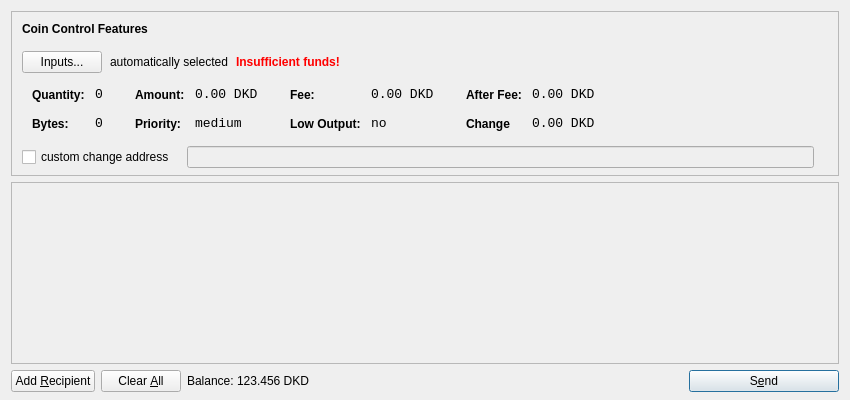
<?xml version="1.0" encoding="UTF-8"?>
<ui version="4.0">
 <class>SendCoinsDialog</class>
 <widget class="QDialog" name="SendCoinsDialog">
  <property name="geometry">
   <rect>
    <x>0</x>
    <y>0</y>
    <width>850</width>
    <height>400</height>
   </rect>
  </property>
  <property name="windowTitle">
   <string>Send Coins</string>
  </property>
  <layout class="QVBoxLayout" name="verticalLayout" stretch="0,1,0">
   <property name="bottomMargin">
    <number>8</number>
   </property>
   <item>
    <widget class="QFrame" name="frameCoinControl">
     <property name="sizePolicy">
      <sizepolicy hsizetype="Expanding" vsizetype="Expanding">
       <horstretch>0</horstretch>
       <verstretch>0</verstretch>
      </sizepolicy>
     </property>
     <property name="maximumSize">
      <size>
       <width>16777215</width>
       <height>16777215</height>
      </size>
     </property>
     <property name="frameShape">
      <enum>QFrame::StyledPanel</enum>
     </property>
     <property name="frameShadow">
      <enum>QFrame::Sunken</enum>
     </property>
     <layout class="QVBoxLayout" name="verticalLayoutCoinControl2">
      <property name="spacing">
       <number>-1</number>
      </property>
      <property name="leftMargin">
       <number>0</number>
      </property>
      <property name="topMargin">
       <number>0</number>
      </property>
      <property name="rightMargin">
       <number>0</number>
      </property>
      <property name="bottomMargin">
       <number>6</number>
      </property>
      <item>
       <layout class="QVBoxLayout" name="verticalLayoutCoinControl" stretch="0,0,0,0,1">
        <property name="spacing">
         <number>0</number>
        </property>
        <property name="leftMargin">
         <number>10</number>
        </property>
        <property name="topMargin">
         <number>10</number>
        </property>
        <item>
         <layout class="QHBoxLayout" name="horizontalLayoutCoinControl1">
          <property name="bottomMargin">
           <number>15</number>
          </property>
          <item>
           <widget class="QLabel" name="labelCoinControlFeatures">
            <property name="sizePolicy">
             <sizepolicy hsizetype="Preferred" vsizetype="Maximum">
              <horstretch>0</horstretch>
              <verstretch>0</verstretch>
             </sizepolicy>
            </property>
            <property name="font">
             <font>
              <weight>75</weight>
              <bold>true</bold>
             </font>
            </property>
            <property name="styleSheet">
             <string notr="true">font-weight:bold;</string>
            </property>
            <property name="text">
             <string>Coin Control Features</string>
            </property>
           </widget>
          </item>
         </layout>
        </item>
        <item>
         <layout class="QHBoxLayout" name="horizontalLayoutCoinControl2" stretch="0,0,0,0">
          <property name="spacing">
           <number>8</number>
          </property>
          <property name="bottomMargin">
           <number>10</number>
          </property>
          <item>
           <widget class="QPushButton" name="pushButtonCoinControl">
            <property name="styleSheet">
             <string notr="true"/>
            </property>
            <property name="text">
             <string>Inputs...</string>
            </property>
           </widget>
          </item>
          <item>
           <widget class="QLabel" name="labelCoinControlAutomaticallySelected">
            <property name="text">
             <string>automatically selected</string>
            </property>
            <property name="margin">
             <number>5</number>
            </property>
           </widget>
          </item>
          <item>
           <widget class="QLabel" name="labelCoinControlInsuffFunds">
            <property name="font">
             <font>
              <weight>75</weight>
              <bold>true</bold>
             </font>
            </property>
            <property name="styleSheet">
             <string notr="true">color:red;font-weight:bold;</string>
            </property>
            <property name="text">
             <string>Insufficient funds!</string>
            </property>
            <property name="margin">
             <number>5</number>
            </property>
           </widget>
          </item>
          <item>
           <spacer name="horizontalSpacerCoinControl">
            <property name="orientation">
             <enum>Qt::Horizontal</enum>
            </property>
            <property name="sizeHint" stdset="0">
             <size>
              <width>40</width>
              <height>1</height>
             </size>
            </property>
           </spacer>
          </item>
         </layout>
        </item>
        <item>
         <widget class="QWidget" name="widgetCoinControl" native="true">
          <property name="sizePolicy">
           <sizepolicy hsizetype="Preferred" vsizetype="Preferred">
            <horstretch>0</horstretch>
            <verstretch>0</verstretch>
           </sizepolicy>
          </property>
          <property name="minimumSize">
           <size>
            <width>0</width>
            <height>0</height>
           </size>
          </property>
          <property name="styleSheet">
           <string notr="true"/>
          </property>
          <layout class="QHBoxLayout" name="horizontalLayoutCoinControl5">
           <property name="margin">
            <number>0</number>
           </property>
           <item>
            <layout class="QHBoxLayout" name="horizontalLayoutCoinControl3" stretch="0,0,0,1">
             <property name="spacing">
              <number>20</number>
             </property>
             <property name="topMargin">
              <number>0</number>
             </property>
             <property name="bottomMargin">
              <number>10</number>
             </property>
             <item>
              <layout class="QFormLayout" name="formLayoutCoinControl1">
               <property name="horizontalSpacing">
                <number>10</number>
               </property>
               <property name="verticalSpacing">
                <number>14</number>
               </property>
               <property name="leftMargin">
                <number>10</number>
               </property>
               <property name="topMargin">
                <number>4</number>
               </property>
               <property name="rightMargin">
                <number>6</number>
               </property>
               <item row="0" column="0">
                <widget class="QLabel" name="labelCoinControlQuantityText">
                 <property name="styleSheet">
                  <string notr="true">font-weight:bold;</string>
                 </property>
                 <property name="text">
                  <string>Quantity:</string>
                 </property>
                 <property name="margin">
                  <number>0</number>
                 </property>
                </widget>
               </item>
               <item row="0" column="1">
                <widget class="QLabel" name="labelCoinControlQuantity">
                 <property name="font">
                  <font>
                   <family>Monospace</family>
                   <pointsize>10</pointsize>
                  </font>
                 </property>
                 <property name="cursor">
                  <cursorShape>IBeamCursor</cursorShape>
                 </property>
                 <property name="contextMenuPolicy">
                  <enum>Qt::ActionsContextMenu</enum>
                 </property>
                 <property name="text">
                  <string>0</string>
                 </property>
                 <property name="margin">
                  <number>0</number>
                 </property>
                 <property name="textInteractionFlags">
                  <set>Qt::LinksAccessibleByMouse|Qt::TextSelectableByKeyboard|Qt::TextSelectableByMouse</set>
                 </property>
                </widget>
               </item>
               <item row="1" column="0">
                <widget class="QLabel" name="labelCoinControlBytesText">
                 <property name="styleSheet">
                  <string notr="true">font-weight:bold;</string>
                 </property>
                 <property name="text">
                  <string>Bytes:</string>
                 </property>
                </widget>
               </item>
               <item row="1" column="1">
                <widget class="QLabel" name="labelCoinControlBytes">
                 <property name="font">
                  <font>
                   <family>Monospace</family>
                   <pointsize>10</pointsize>
                  </font>
                 </property>
                 <property name="cursor">
                  <cursorShape>IBeamCursor</cursorShape>
                 </property>
                 <property name="contextMenuPolicy">
                  <enum>Qt::ActionsContextMenu</enum>
                 </property>
                 <property name="text">
                  <string>0</string>
                 </property>
                 <property name="textInteractionFlags">
                  <set>Qt::LinksAccessibleByMouse|Qt::TextSelectableByKeyboard|Qt::TextSelectableByMouse</set>
                 </property>
                </widget>
               </item>
              </layout>
             </item>
             <item>
              <layout class="QFormLayout" name="formLayoutCoinControl2">
               <property name="horizontalSpacing">
                <number>10</number>
               </property>
               <property name="verticalSpacing">
                <number>14</number>
               </property>
               <property name="leftMargin">
                <number>6</number>
               </property>
               <property name="topMargin">
                <number>4</number>
               </property>
               <property name="rightMargin">
                <number>6</number>
               </property>
               <item row="0" column="0">
                <widget class="QLabel" name="labelCoinControlAmountText">
                 <property name="styleSheet">
                  <string notr="true">font-weight:bold;</string>
                 </property>
                 <property name="text">
                  <string>Amount:</string>
                 </property>
                 <property name="margin">
                  <number>0</number>
                 </property>
                </widget>
               </item>
               <item row="0" column="1">
                <widget class="QLabel" name="labelCoinControlAmount">
                 <property name="font">
                  <font>
                   <family>Monospace</family>
                   <pointsize>10</pointsize>
                  </font>
                 </property>
                 <property name="cursor">
                  <cursorShape>IBeamCursor</cursorShape>
                 </property>
                 <property name="contextMenuPolicy">
                  <enum>Qt::ActionsContextMenu</enum>
                 </property>
                 <property name="text">
                  <string>0.00 DKD</string>
                 </property>
                 <property name="textInteractionFlags">
                  <set>Qt::LinksAccessibleByMouse|Qt::TextSelectableByKeyboard|Qt::TextSelectableByMouse</set>
                 </property>
                </widget>
               </item>
               <item row="1" column="0">
                <widget class="QLabel" name="labelCoinControlPriorityText">
                 <property name="styleSheet">
                  <string notr="true">font-weight:bold;</string>
                 </property>
                 <property name="text">
                  <string>Priority:</string>
                 </property>
                </widget>
               </item>
               <item row="1" column="1">
                <widget class="QLabel" name="labelCoinControlPriority">
                 <property name="font">
                  <font>
                   <family>Monospace</family>
                   <pointsize>10</pointsize>
                  </font>
                 </property>
                 <property name="cursor">
                  <cursorShape>IBeamCursor</cursorShape>
                 </property>
                 <property name="contextMenuPolicy">
                  <enum>Qt::ActionsContextMenu</enum>
                 </property>
                 <property name="text">
                  <string>medium</string>
                 </property>
                 <property name="textInteractionFlags">
                  <set>Qt::LinksAccessibleByMouse|Qt::TextSelectableByKeyboard|Qt::TextSelectableByMouse</set>
                 </property>
                </widget>
               </item>
              </layout>
             </item>
             <item>
              <layout class="QFormLayout" name="formLayoutCoinControl3">
               <property name="horizontalSpacing">
                <number>10</number>
               </property>
               <property name="verticalSpacing">
                <number>14</number>
               </property>
               <property name="leftMargin">
                <number>6</number>
               </property>
               <property name="topMargin">
                <number>4</number>
               </property>
               <property name="rightMargin">
                <number>6</number>
               </property>
               <item row="0" column="0">
                <widget class="QLabel" name="labelCoinControlFeeText">
                 <property name="styleSheet">
                  <string notr="true">font-weight:bold;</string>
                 </property>
                 <property name="text">
                  <string>Fee:</string>
                 </property>
                 <property name="margin">
                  <number>0</number>
                 </property>
                </widget>
               </item>
               <item row="0" column="1">
                <widget class="QLabel" name="labelCoinControlFee">
                 <property name="font">
                  <font>
                   <family>Monospace</family>
                   <pointsize>10</pointsize>
                  </font>
                 </property>
                 <property name="cursor">
                  <cursorShape>IBeamCursor</cursorShape>
                 </property>
                 <property name="contextMenuPolicy">
                  <enum>Qt::ActionsContextMenu</enum>
                 </property>
                 <property name="text">
                  <string>0.00 DKD</string>
                 </property>
                 <property name="textInteractionFlags">
                  <set>Qt::LinksAccessibleByMouse|Qt::TextSelectableByKeyboard|Qt::TextSelectableByMouse</set>
                 </property>
                </widget>
               </item>
               <item row="1" column="0">
                <widget class="QLabel" name="labelCoinControlLowOutputText">
                 <property name="styleSheet">
                  <string notr="true">font-weight:bold;</string>
                 </property>
                 <property name="text">
                  <string>Low Output:</string>
                 </property>
                </widget>
               </item>
               <item row="1" column="1">
                <widget class="QLabel" name="labelCoinControlLowOutput">
                 <property name="font">
                  <font>
                   <family>Monospace</family>
                   <pointsize>10</pointsize>
                  </font>
                 </property>
                 <property name="cursor">
                  <cursorShape>IBeamCursor</cursorShape>
                 </property>
                 <property name="contextMenuPolicy">
                  <enum>Qt::ActionsContextMenu</enum>
                 </property>
                 <property name="text">
                  <string>no</string>
                 </property>
                 <property name="textInteractionFlags">
                  <set>Qt::LinksAccessibleByMouse|Qt::TextSelectableByKeyboard|Qt::TextSelectableByMouse</set>
                 </property>
                </widget>
               </item>
              </layout>
             </item>
             <item>
              <layout class="QFormLayout" name="formLayoutCoinControl4">
               <property name="horizontalSpacing">
                <number>10</number>
               </property>
               <property name="verticalSpacing">
                <number>14</number>
               </property>
               <property name="leftMargin">
                <number>6</number>
               </property>
               <property name="topMargin">
                <number>4</number>
               </property>
               <property name="rightMargin">
                <number>6</number>
               </property>
               <item row="0" column="0">
                <widget class="QLabel" name="labelCoinControlAfterFeeText">
                 <property name="styleSheet">
                  <string notr="true">font-weight:bold;</string>
                 </property>
                 <property name="text">
                  <string>After Fee:</string>
                 </property>
                 <property name="margin">
                  <number>0</number>
                 </property>
                </widget>
               </item>
               <item row="0" column="1">
                <widget class="QLabel" name="labelCoinControlAfterFee">
                 <property name="font">
                  <font>
                   <family>Monospace</family>
                   <pointsize>10</pointsize>
                  </font>
                 </property>
                 <property name="cursor">
                  <cursorShape>IBeamCursor</cursorShape>
                 </property>
                 <property name="contextMenuPolicy">
                  <enum>Qt::ActionsContextMenu</enum>
                 </property>
                 <property name="text">
                  <string>0.00 DKD</string>
                 </property>
                 <property name="textInteractionFlags">
                  <set>Qt::LinksAccessibleByMouse|Qt::TextSelectableByKeyboard|Qt::TextSelectableByMouse</set>
                 </property>
                </widget>
               </item>
               <item row="1" column="0">
                <widget class="QLabel" name="labelCoinControlChangeText">
                 <property name="styleSheet">
                  <string notr="true">font-weight:bold;</string>
                 </property>
                 <property name="text">
                  <string>Change</string>
                 </property>
                </widget>
               </item>
               <item row="1" column="1">
                <widget class="QLabel" name="labelCoinControlChange">
                 <property name="font">
                  <font>
                   <family>Monospace</family>
                   <pointsize>10</pointsize>
                  </font>
                 </property>
                 <property name="cursor">
                  <cursorShape>IBeamCursor</cursorShape>
                 </property>
                 <property name="contextMenuPolicy">
                  <enum>Qt::ActionsContextMenu</enum>
                 </property>
                 <property name="text">
                  <string>0.00 DKD</string>
                 </property>
                 <property name="textInteractionFlags">
                  <set>Qt::LinksAccessibleByMouse|Qt::TextSelectableByKeyboard|Qt::TextSelectableByMouse</set>
                 </property>
                </widget>
               </item>
              </layout>
             </item>
            </layout>
           </item>
          </layout>
         </widget>
        </item>
        <item>
         <layout class="QHBoxLayout" name="horizontalLayoutCoinControl4" stretch="0,0,0">
          <property name="spacing">
           <number>12</number>
          </property>
          <property name="sizeConstraint">
           <enum>QLayout::SetDefaultConstraint</enum>
          </property>
          <property name="topMargin">
           <number>5</number>
          </property>
          <property name="rightMargin">
           <number>5</number>
          </property>
          <item>
           <widget class="QCheckBox" name="checkBoxCoinControlChange">
            <property name="text">
             <string>custom change address</string>
            </property>
           </widget>
          </item>
          <item>
           <widget class="QLineEdit" name="lineEditCoinControlChange">
            <property name="enabled">
             <bool>false</bool>
            </property>
            <property name="sizePolicy">
             <sizepolicy hsizetype="Expanding" vsizetype="Fixed">
              <horstretch>0</horstretch>
              <verstretch>0</verstretch>
             </sizepolicy>
            </property>
           </widget>
          </item>
          <item>
           <widget class="QLabel" name="labelCoinControlChangeLabel">
            <property name="sizePolicy">
             <sizepolicy hsizetype="Preferred" vsizetype="Expanding">
              <horstretch>0</horstretch>
              <verstretch>0</verstretch>
             </sizepolicy>
            </property>
            <property name="minimumSize">
             <size>
              <width>0</width>
              <height>0</height>
             </size>
            </property>
            <property name="text">
             <string/>
            </property>
            <property name="margin">
             <number>3</number>
            </property>
           </widget>
          </item>
         </layout>
        </item>
        <item>
         <spacer name="verticalSpacerCoinControl">
          <property name="orientation">
           <enum>Qt::Vertical</enum>
          </property>
          <property name="sizeHint" stdset="0">
           <size>
            <width>800</width>
            <height>1</height>
           </size>
          </property>
         </spacer>
        </item>
       </layout>
      </item>
     </layout>
    </widget>
   </item>
   <item>
    <widget class="QScrollArea" name="scrollArea">
     <property name="widgetResizable">
      <bool>true</bool>
     </property>
     <widget class="QWidget" name="scrollAreaWidgetContents">
      <property name="geometry">
       <rect>
        <x>0</x>
        <y>0</y>
        <width>830</width>
        <height>165</height>
       </rect>
      </property>
      <layout class="QVBoxLayout" name="verticalLayout_2">
       <property name="margin">
        <number>0</number>
       </property>
       <item>
        <layout class="QVBoxLayout" name="entries">
         <property name="spacing">
          <number>6</number>
         </property>
        </layout>
       </item>
       <item>
        <spacer name="verticalSpacer">
         <property name="orientation">
          <enum>Qt::Vertical</enum>
         </property>
         <property name="sizeHint" stdset="0">
          <size>
           <width>20</width>
           <height>40</height>
          </size>
         </property>
        </spacer>
       </item>
      </layout>
     </widget>
    </widget>
   </item>
   <item>
    <layout class="QHBoxLayout" name="horizontalLayout">
     <item>
      <widget class="QPushButton" name="addButton">
       <property name="toolTip">
        <string>Send to multiple recipients at once</string>
       </property>
       <property name="text">
        <string>Add &amp;Recipient</string>
       </property>
       <property name="icon">
        <iconset resource="../bitcoin.qrc">
         <normaloff>:/icons/add</normaloff>:/icons/add</iconset>
       </property>
       <property name="autoDefault">
        <bool>false</bool>
       </property>
      </widget>
     </item>
     <item>
      <widget class="QPushButton" name="clearButton">
       <property name="sizePolicy">
        <sizepolicy hsizetype="Minimum" vsizetype="Fixed">
         <horstretch>0</horstretch>
         <verstretch>0</verstretch>
        </sizepolicy>
       </property>
       <property name="toolTip">
        <string>Remove all transaction fields</string>
       </property>
       <property name="text">
        <string>Clear &amp;All</string>
       </property>
       <property name="icon">
        <iconset resource="../bitcoin.qrc">
         <normaloff>:/icons/remove</normaloff>:/icons/remove</iconset>
       </property>
       <property name="autoRepeatDelay">
        <number>300</number>
       </property>
       <property name="autoDefault">
        <bool>false</bool>
       </property>
      </widget>
     </item>
     <item>
      <layout class="QHBoxLayout" name="horizontalLayout_2">
       <property name="spacing">
        <number>3</number>
       </property>
       <item>
        <widget class="QLabel" name="label">
         <property name="sizePolicy">
          <sizepolicy hsizetype="Preferred" vsizetype="Fixed">
           <horstretch>0</horstretch>
           <verstretch>0</verstretch>
          </sizepolicy>
         </property>
         <property name="text">
          <string>Balance:</string>
         </property>
        </widget>
       </item>
       <item>
        <widget class="QLabel" name="labelBalance">
         <property name="sizePolicy">
          <sizepolicy hsizetype="Preferred" vsizetype="Fixed">
           <horstretch>0</horstretch>
           <verstretch>0</verstretch>
          </sizepolicy>
         </property>
         <property name="cursor">
          <cursorShape>IBeamCursor</cursorShape>
         </property>
         <property name="text">
          <string>123.456 DKD</string>
         </property>
         <property name="textInteractionFlags">
          <set>Qt::LinksAccessibleByMouse|Qt::TextSelectableByKeyboard|Qt::TextSelectableByMouse</set>
         </property>
        </widget>
       </item>
      </layout>
     </item>
     <item>
      <spacer name="horizontalSpacer">
       <property name="orientation">
        <enum>Qt::Horizontal</enum>
       </property>
       <property name="sizeHint" stdset="0">
        <size>
         <width>40</width>
         <height>20</height>
        </size>
       </property>
      </spacer>
     </item>
     <item>
      <widget class="QPushButton" name="sendButton">
       <property name="minimumSize">
        <size>
         <width>150</width>
         <height>0</height>
        </size>
       </property>
       <property name="toolTip">
        <string>Confirm the send action</string>
       </property>
       <property name="text">
        <string>S&amp;end</string>
       </property>
       <property name="icon">
        <iconset resource="../bitcoin.qrc">
         <normaloff>:/icons/send</normaloff>:/icons/send</iconset>
       </property>
       <property name="default">
        <bool>true</bool>
       </property>
      </widget>
     </item>
    </layout>
   </item>
  </layout>
 </widget>
 <resources>
  <include location="../bitcoin.qrc"/>
 </resources>
 <connections/>
</ui>
